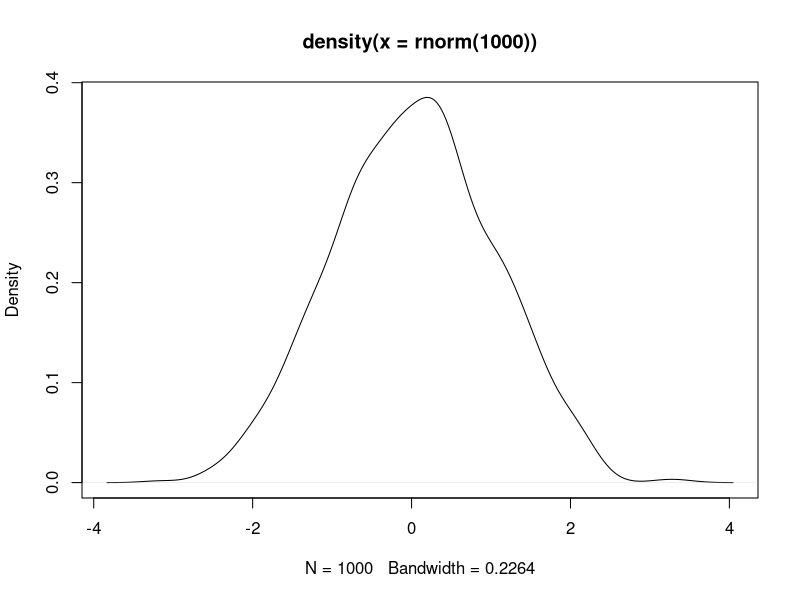
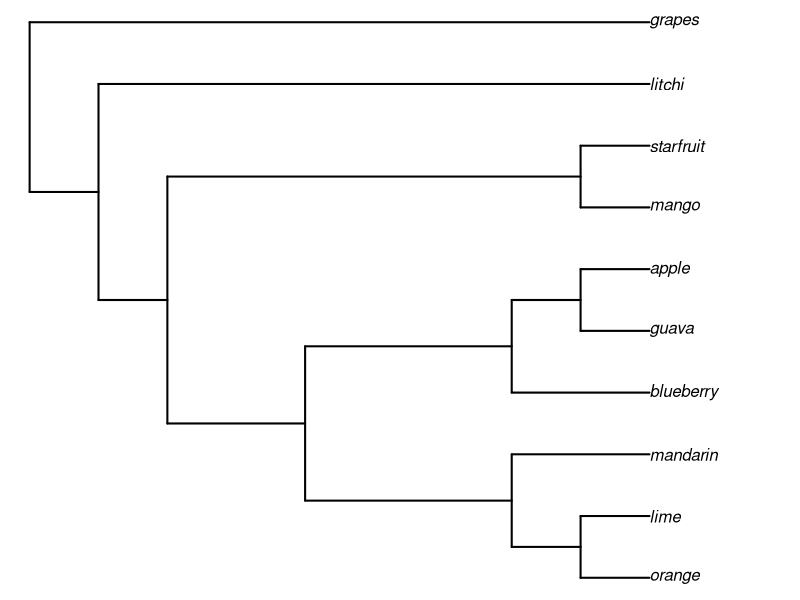
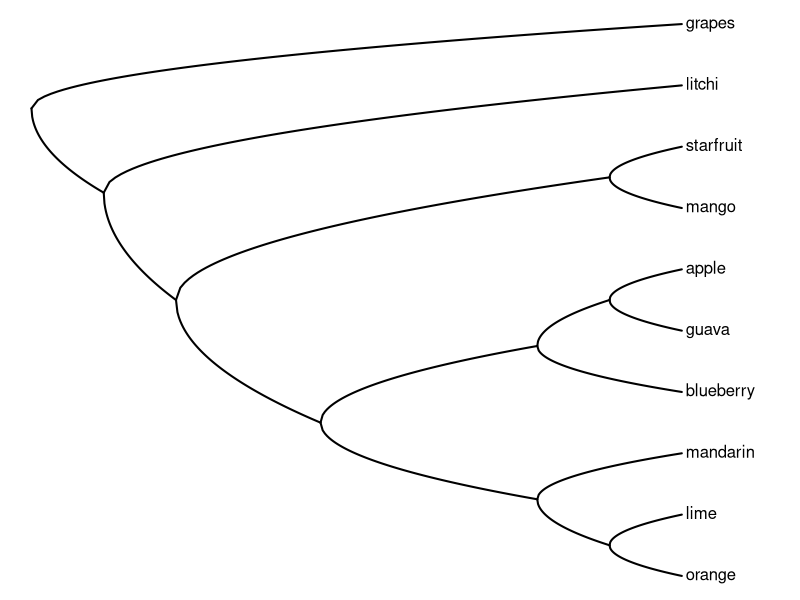
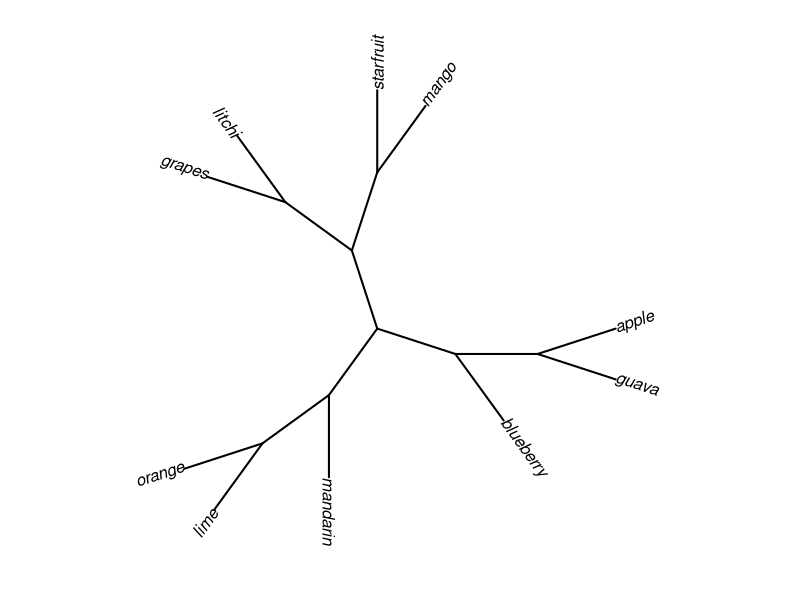

Recreate these plots in R, in order.
## ---- chunk 1
plot(density(rnorm(1000)))
## ---- chunk 2
library(ape)
get.trees<-
    "((((((orange, lime),mandarin),(blueberry,(guava,apple))),(mango,starfruit)),litchi),grapes);"
tree<-read.tree(text=get.trees)
plot(tree,no.margin=TRUE,edge.width=2)
## ---- chunk 3
library(phytools)
roundPhylogram(tree)
## ---- chunk 4
plot(unroot(tree),type="unrooted",no.margin=TRUE,lab4ut="axial",
    edge.width=2)
## ---- chunk 5
GetHowManyTrees <- function(ntaxa=20) {
    resulttrees <- ape::howmanytrees(ntaxa)
    return(resulttrees)
}
GetHowManyTrees()
